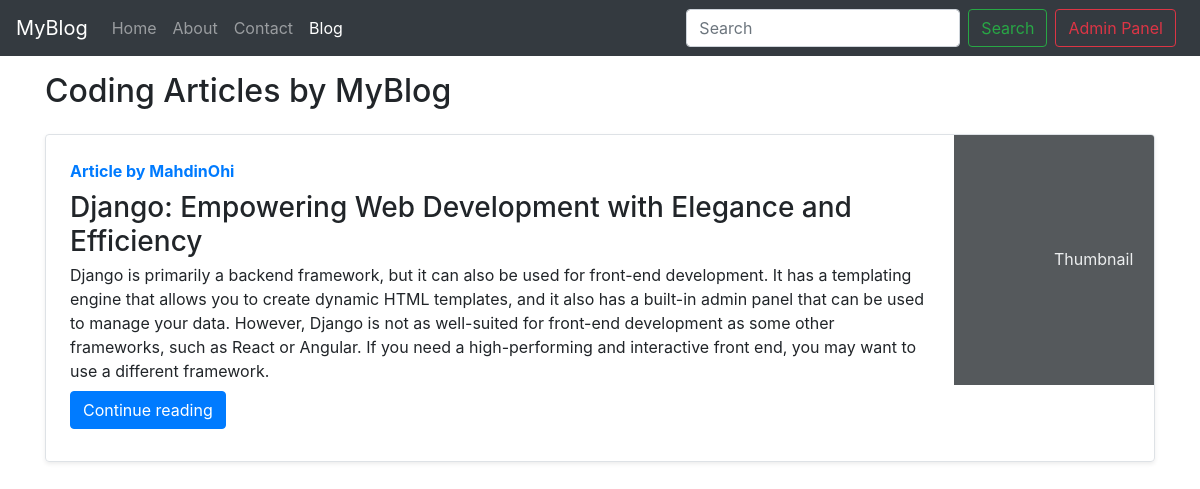
Screenshot of /blog/ with the database file from the repository.
### blog/models.py (models this page shows, shortened)
class Post(models.Model):
    sno=models.AutoField(primary_key=True)
    title=models.CharField(max_length=255)
    author=models.CharField(max_length=14)
    slug=models.CharField(max_length=130)
    timeStamp=models.DateTimeField(blank=True)
    content=models.TextField()

### blog/views.py (the view)
# urls.py: path('', views.blogHome, name='blogHome'),
def blogHome(request):
    allPosts= Post.objects.all()
    context={'allPosts': allPosts}
    return render(request, "blog/blogHome.html", context)

### templates/blog/blogHome.html (shortened to what this page needs)
{% extends 'base.html' %}
{% block blogactive %} active {% endblock blogactive %}
{% block body %}
<div class="container my-3">
    <h2>Coding Articles by MyBlog</h2>
    {% for post in allPosts  %}
    <div class="row no-gutters border rounded overflow-hidden flex-md-row mb-4 shadow-sm h-md-250 my-4 position-relative">
        <div class="col p-4 d-flex flex-column position-static">
            <strong class="d-inline-block mb-2 text-primary">Article  by {{post.author}}</strong>
            <h3 class="mb-0">{{post.title}}</h3>
            <p class="card-text mb-auto">{{post.content| truncatechars:500}}</p>
            <div class="my-2">
            	<a href="/blog/{{post.slug}}" role="button" class="btn btn-primary">Continue reading</a>
            </div>
        </div>
        <div class="col-auto d-none d-lg-block">
            <svg class="bd-placeholder-img" width="200" height="250" xmlns="http://www.w3.org/2000/svg" preserveAspectRatio="xMidYMid slice" focusable="false" role="img" aria-label="Placeholder: Thumbnail">
                <rect width="100%" height="100%" fill="#55595c"></rect><text x="50%" y="50%" fill="#eceeef" dy=".3em">Thumbnail</text>
            </svg>
        </div>
        </div>
        {% endfor %}
    </div>
 {% endblock %}

### rows the page displays
Post: author "MahdinOhi", title "Django: Empowering Web Development with Elegance and Efficiency", content "Django is primarily a backend framework, but it can also be used for front-end development. It has a templating engine that allows you to create dynamic HTML templates, and it also has a built-in admin panel that can be used to manage your data. However, Django is not as well-suited for front-end development as some other frameworks, such as React or Angular. If you need a high-performing and interactive front end, you may want to use a different framework."
